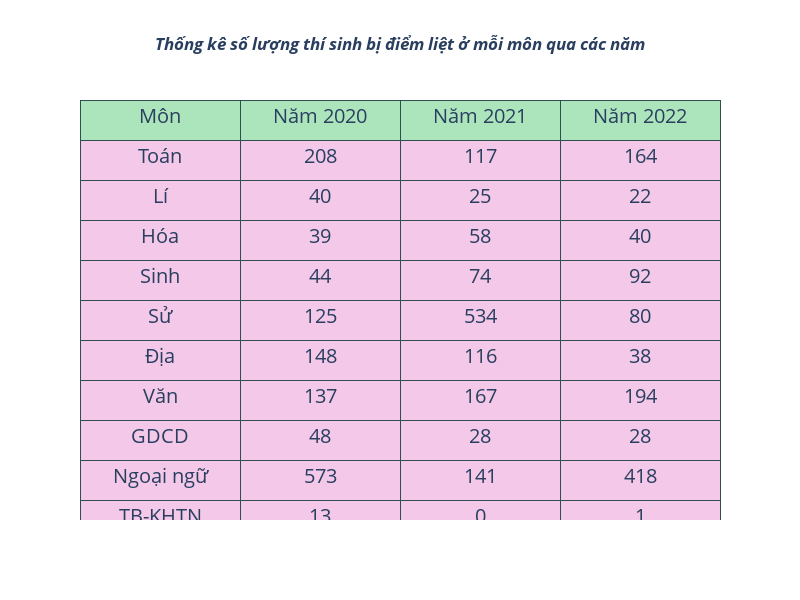

Source (notebook cell):
### Markdown cell above
- Tiến hành trực quan hóa bằng biểu đồ dạng bảng `Table` (thư viện graph_objects) để thống kê số lượng thí sinh bị điểm liệt ở các môn qua mỗi năm.
- Điều chỉnh các tham số và cài đặt các label/title..., sao cho hình ảnh trực quan được rõ ràng đẹp mắt.

### Code cell
layout = go.Layout(title = {'text': "<b><i>Thống kê số lượng thí sinh bị điểm liệt ở mỗi môn qua các năm</i></b>",
                           'x':0.5,
                           'xanchor': 'center'},
                   width = 800,
                   height = 600)

fig = go.Figure(data=[go.Table(
    header=dict(values=['Môn','Năm 2020', 'Năm 2021', 'Năm 2022'],
                line_color='darkslategray',
                fill_color='#ACE5BC',
                align='center',
               height=40,
               font_size=20),
    cells=dict(values=[under_grade_df.index,
                       under_grade_df['2020'],
                       under_grade_df['2021'],
                       under_grade_df['2022']],
               line_color='darkslategray',
               fill_color='#F3C8E9',
               align='center',
              height=40,
              font_size= 20))
],layout=layout)

fig.show()

### Figure 1 — Plotly figure (JSON) as saved in the notebook; plotly's stock layout.template omitted (floating-point values rounded to 4 significant figures)
{"data": [{"cells": {"align": "center", "fill": {"color": "#F3C8E9"}, "font": {"size": 20}, "height": 40, "line": {"color": "darkslategray"}, "values": [["Toán", "Lí", "Hóa", "Sinh", "Sử", "Địa", "Văn", "GDCD", "Ngoại ngữ", "TB-KHTN", "TB-KHXH", "Tổng"], [208, 40, 39, 44, 125, 148, 137, 48, 573, 13, 35, 1410], [117, 25, 58, 74, 534, 116, 167, 28, 141, 0, 7, 1267], [164, 22, 40, 92, 80, 38, 194, 28, 418, 1, 0, 1077]]}, "header": {"align": "center", "fill": {"color": "#ACE5BC"}, "font": {"size": 20}, "height": 40, "line": {"color": "darkslategray"}, "values": ["Môn", "Năm 2020", "Năm 2021", "Năm 2022"]}, "type": "table"}], "layout": {"height": 600, "title": {"text": "<b><i>Thống kê số lượng thí sinh bị điểm liệt ở mỗi môn qua các năm</i></b>", "x": 0.5, "xanchor": "center"}, "width": 800}}
